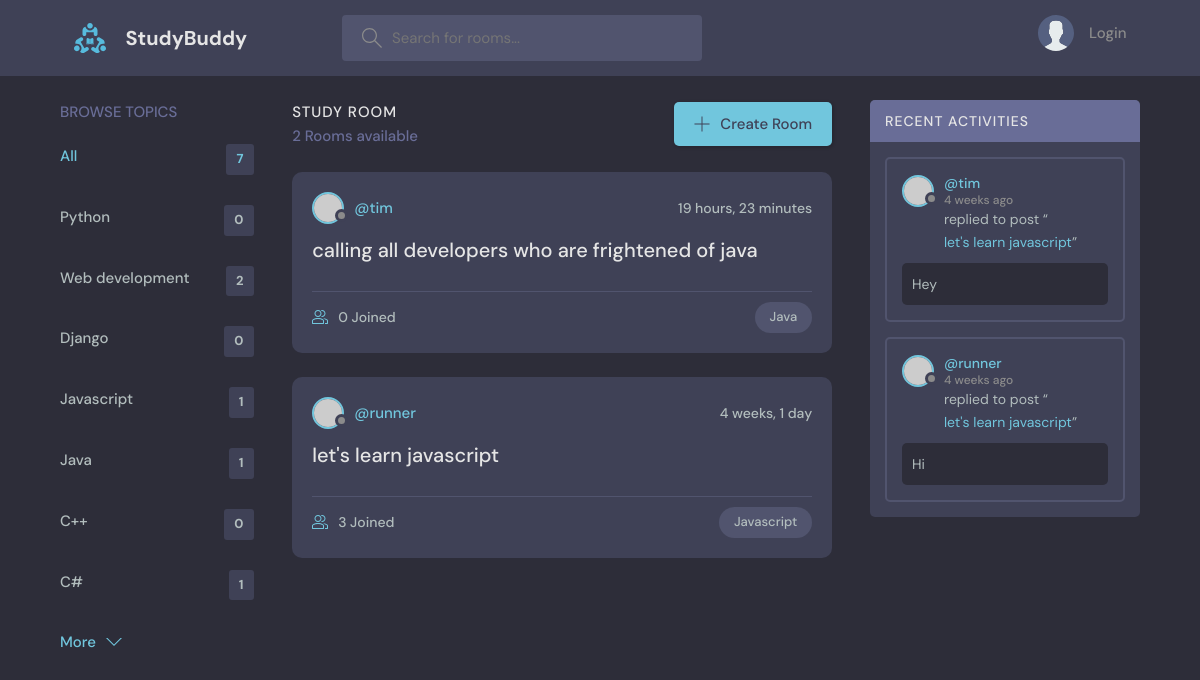
Screenshot of /?q=Java with the database file from the repository.
### base/models.py (models this page shows, shortened)
class Topic(models.Model):
    name = models.CharField(max_length=200)

class Room(models.Model):
    host = models.ForeignKey(User, on_delete=models.SET_NULL, null=True)
    topic = models.ForeignKey(Topic, on_delete=models.SET_NULL, null=True)
    name = models.CharField(max_length=200)
    description = models.TextField(null=True, blank=True)
    participants = models.ManyToManyField(User,
                                          related_name='participants',
                                          blank=True)
    updated = models.DateTimeField(auto_now=True)
    created = models.DateTimeField(auto_now_add=True)
    class Meta:
        ordering = ['-updated', '-created']

class Message(models.Model):
    user = models.ForeignKey(User, on_delete=models.CASCADE)
    room = models.ForeignKey(Room, on_delete=models.CASCADE)
    body = models.TextField()
    updated = models.DateTimeField(auto_now=True)
    created = models.DateTimeField(auto_now_add=True)
    class Meta:
        ordering = ['-updated', '-created']

### base/views.py (the view)
# urls.py: path('', views.home, name='home'),
def home(request):
    q = request.GET.get('q') if request.GET.get('q') != None else ''
    rooms = Room.objects.filter(
        Q(topic__name__icontains=q) |
        Q(name__icontains=q) |
        Q(description__icontains=q))
    topics = Topic.objects.all()
    room_count = rooms.count()
    room_messages = Message.objects.filter(Q(room__topic__name__icontains=q))
    context = {'rooms': rooms, 'topics': topics, 'room_count': room_count, 'room_messages': room_messages}
    return render(request, "base/home.html", context)

### base/templates/base/home.html (shortened to what this page needs)
{% extends 'main.html' %}
{% block content %}
    <main class="layout layout--3">
      <div class="container">
          {% include 'base/topics_component.html' %}
        <div class="roomList">
          <div class="roomList__header">
            <div>
              <h2>Study Room</h2>
              <p>{{room_count}} Rooms available</p>
            </div>
            <a class="btn btn--main" href="{% url 'create-room' %}">
              <svg version="1.1" xmlns="http://www.w3.org/2000/svg" width="32" height="32" viewBox="0 0 32 32">
                <title>add</title>
                <path
                  d="M16.943 0.943h-1.885v14.115h-14.115v1.885h14.115v14.115h1.885v-14.115h14.115v-1.885h-14.115v-14.115z"
                ></path>
              </svg>
              Create Room
            </a>
          </div>
          {% include 'base/feed_component.html' %}
        </div>
          {% include 'base/activity_component.html' %}
      </div>
    </main>
{% endblock %}

### base/templates/base/topics_component.html
<div class="topics">
  <div class="topics__header">
    <h2>Browse Topics</h2>
  </div>
  <ul class="topics__list">
    <li>
      <a href="{% url 'home' %}" class="active">All <span>{{topics.count}}</span></a>
    </li>
    {% for topic in topics %}
      <li>
        <a href="{% url 'home' %}?q={{topic.name}}">{{topic.name}}<span>{{topic.room_set.all.count}}</span></a>
      </li>
    {% endfor %}
  </ul>
  <a class="btn btn--link" href="topics.html">
    More
    <svg version="1.1" xmlns="http://www.w3.org/2000/svg" width="32" height="32" viewBox="0 0 32 32">
      <title>chevron-down</title>
      <path d="M16 21l-13-13h-3l16 16 16-16h-3l-13 13z"></path>
    </svg>
  </a>
</div>

### base/templates/base/feed_component.html
{% for room in rooms %}
<div class="roomListRoom">
  <div class="roomListRoom__header">
    <a href="{% url 'user-profile' room.host.id %}" class="roomListRoom__author">
      <div class="avatar avatar--small">
        <img src="https://randomuser.me/api/portraits/women/11.jpg" />
      </div>
      <span>@{{room.host.username}}</span>
    </a>
    <div class="roomListRoom__actions">
      <span>{{room.created|timesince}}</span>
    </div>
  </div>
  <div class="roomListRoom__content">
    <a href="{% url 'room' room.id %}">{{room.name}}</a>
  </div>
  <div class="roomListRoom__meta">
    <a href="{% url 'room' room.id %}" class="roomListRoom__joined">
      <svg version="1.1" xmlns="http://www.w3.org/2000/svg" width="32" height="32" viewBox="0 0 32 32">
        <title>{{room.topic.name}}</title>
        <path
          d="M30.539 20.766c-2.69-1.547-5.75-2.427-8.92-2.662 0.649 0.291 1.303 0.575 1.918 0.928 0.715 0.412 1.288 1.005 1.71 1.694 1.507 0.419 2.956 1.003 4.298 1.774 0.281 0.162 0.456 0.487 0.456 0.85v4.65h-4v2h5c0.553 0 1-0.447 1-1v-5.65c0-1.077-0.56-2.067-1.461-2.584z"
        ></path>
        <path
          d="M22.539 20.766c-6.295-3.619-14.783-3.619-21.078 0-0.901 0.519-1.461 1.508-1.461 2.584v5.65c0 0.553 0.447 1 1 1h22c0.553 0 1-0.447 1-1v-5.651c0-1.075-0.56-2.064-1.461-2.583zM22 28h-20v-4.65c0-0.362 0.175-0.688 0.457-0.85 5.691-3.271 13.394-3.271 19.086 0 0.282 0.162 0.457 0.487 0.457 0.849v4.651z"
        ></path>
        <path
          d="M19.502 4.047c0.166-0.017 0.33-0.047 0.498-0.047 2.757 0 5 2.243 5 5s-2.243 5-5 5c-0.168 0-0.332-0.030-0.498-0.047-0.424 0.641-0.944 1.204-1.513 1.716 0.651 0.201 1.323 0.331 2.011 0.331 3.859 0 7-3.141 7-7s-3.141-7-7-7c-0.688 0-1.36 0.131-2.011 0.331 0.57 0.512 1.089 1.075 1.513 1.716z"
        ></path>
        <path
          d="M12 16c3.859 0 7-3.141 7-7s-3.141-7-7-7c-3.859 0-7 3.141-7 7s3.141 7 7 7zM12 4c2.757 0 5 2.243 5 5s-2.243 5-5 5-5-2.243-5-5c0-2.757 2.243-5 5-5z"
        ></path>
      </svg>
      {{room.participants.all.count}} Joined
    </a>
    <p class="roomListRoom__topic">{{room.topic.name}}</p>
  </div>
</div>
{% endfor %}

### base/templates/base/activity_component.html (shortened to what this page needs)
<div class="activities">
  <div class="activities__header">
    <h2>Recent Activities</h2>
  </div>
  {% for message in room_messages %}
  <div class="activities__box">
    <div class="activities__boxHeader roomListRoom__header">
      <a href="{% url 'user-profile' message.user.id %}" class="roomListRoom__author">
        <div class="avatar avatar--small">
          <img src="https://randomuser.me/api/portraits/women/11.jpg" />
        </div>
        <p>
          @{{message.user}}
          <span>{{message.created|timesince}} ago</span>
        </p>
      </a>
    </div>
    <div class="activities__boxContent">
      <p>replied to post “<a href="{% url 'room' message.room.id %}">{{message.room.name}}</a>”</p>
      <div class="activities__boxRoomContent">
        {{message.body}}
      </div>
    </div>
  </div>
  {% endfor %}
</div>

### rows the page displays
Topic: name "Python", room_set.all.count "0"
Topic: name "Web development", room_set.all.count "2"
Topic: name "Django", room_set.all.count "0"
Topic: name "Javascript", room_set.all.count "1"
Topic: name "Java", room_set.all.count "1"
Topic: name "C++", room_set.all.count "0"
Topic: name "C#", room_set.all.count "1"
Room: host.username "tim", created "19 hours, 23 minutes", name "calling all developers who are frightened of java", participants.all.count "0", topic.name "Java"
Room: host.username "runner", created "4 weeks, 1 day", name "let's learn javascript", participants.all.count "3", topic.name "Javascript"
Message: user "tim", created "4 weeks", room.name "let's learn javascript", body "Hey"
Message: user "runner", created "4 weeks", room.name "let's learn javascript", body "Hi"

### other values shown
{{ topics.count }} "7"
{{ room_count }} "2"
